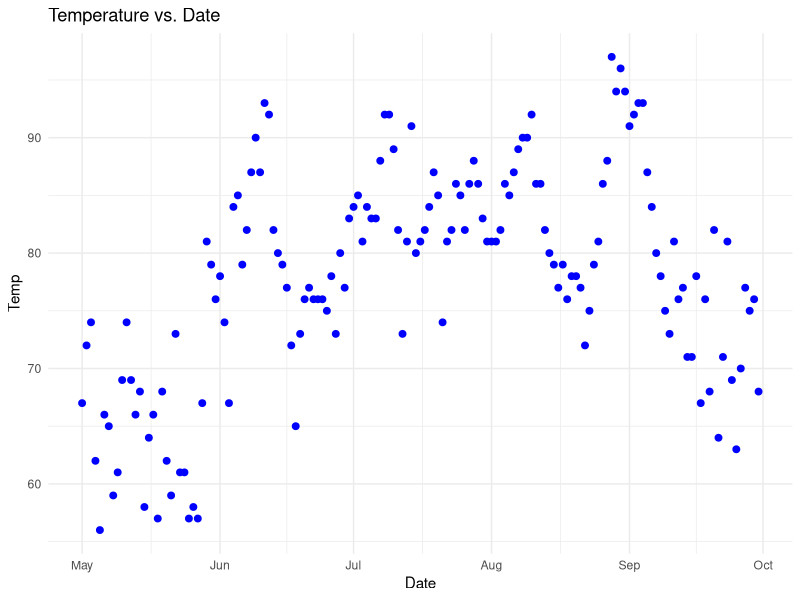

This chart was generated by the following R code:
library(ggplot2)
library(lubridate)
library(tidyverse)

data(airquality)

head(airquality)

summary(airquality)

str(airquality)

df <- data.frame(airquality)

df[is.na(df)] <- 0

df['Norm_Solar_Rad'] <- as.data.frame(scale(df$Solar.R))

summarywithdate <- df |> 
  dplyr::mutate(Date = paste(Month, Day, "2020", sep = '-')) |> 
  dplyr::mutate(Date = lubridate::mdy(Date))


summary(summarywithdate)

ggplot(summarywithdate, aes(x = Date, y = Temp)) +
  geom_point(color = "blue", size = 2) +
  theme_minimal() +
  ggtitle("Temperature vs. Date")

